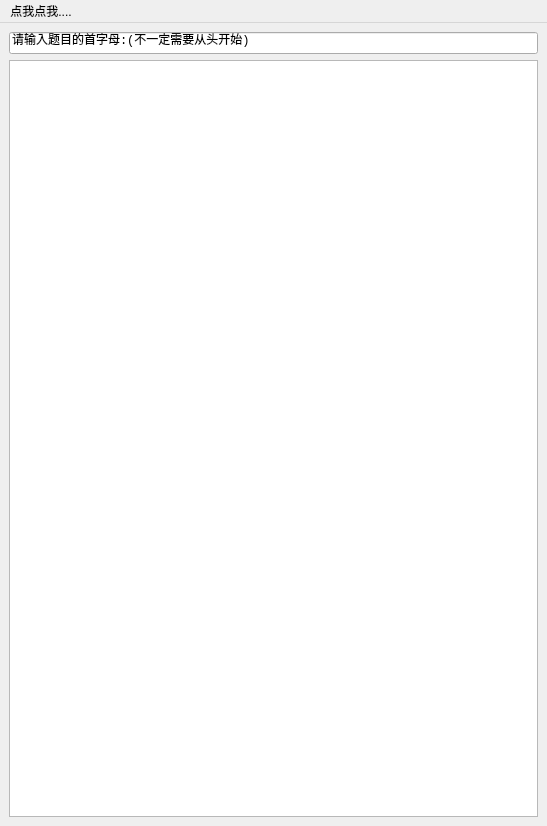
<?xml version="1.0" encoding="UTF-8"?>
<ui version="4.0">
 <class>MainWindow</class>
 <widget class="QMainWindow" name="MainWindow">
  <property name="windowModality">
   <enum>Qt::NonModal</enum>
  </property>
  <property name="geometry">
   <rect>
    <x>0</x>
    <y>0</y>
    <width>547</width>
    <height>826</height>
   </rect>
  </property>
  <property name="sizePolicy">
   <sizepolicy hsizetype="Preferred" vsizetype="Preferred">
    <horstretch>0</horstretch>
    <verstretch>0</verstretch>
   </sizepolicy>
  </property>
  <property name="windowTitle">
   <string>MainWindow</string>
  </property>
  <property name="windowIcon">
   <iconset resource="resource.qrc">
    <normaloff>:/main/icons/Search96.png</normaloff>:/main/icons/Search96.png</iconset>
  </property>
  <widget class="QWidget" name="centralwidget">
   <property name="enabled">
    <bool>true</bool>
   </property>
   <layout class="QGridLayout" name="gridLayout">
    <item row="0" column="0">
     <layout class="QVBoxLayout" name="verticalLayout">
      <property name="bottomMargin">
       <number>0</number>
      </property>
      <item>
       <widget class="QLineEdit" name="input_line">
        <property name="font">
         <font>
          <family>Consolas</family>
          <pointsize>9</pointsize>
         </font>
        </property>
        <property name="text">
         <string>请输入题目的首字母:(不一定需要从头开始)</string>
        </property>
       </widget>
      </item>
      <item>
       <widget class="QTextEdit" name="ans_txt">
        <property name="font">
         <font>
          <family>Consolas</family>
          <pointsize>10</pointsize>
         </font>
        </property>
       </widget>
      </item>
     </layout>
    </item>
   </layout>
  </widget>
  <widget class="QMenuBar" name="menuBar">
   <property name="geometry">
    <rect>
     <x>0</x>
     <y>0</y>
     <width>547</width>
     <height>23</height>
    </rect>
   </property>
   <widget class="QMenu" name="menu">
    <property name="title">
     <string>点我点我....</string>
    </property>
    <addaction name="action_ontop"/>
    <addaction name="action_ESC"/>
    <addaction name="separator"/>
    <addaction name="action_Alt_Q"/>
   </widget>
   <addaction name="menu"/>
  </widget>
  <action name="action_ESC">
   <property name="text">
    <string>清空</string>
   </property>
   <property name="shortcut">
    <string>Esc</string>
   </property>
   <property name="softKeyRole">
    <enum>QAction::NoSoftKey</enum>
   </property>
  </action>
  <action name="action_Alt_Q">
   <property name="text">
    <string>退出</string>
   </property>
   <property name="shortcut">
    <string>Alt+Q</string>
   </property>
  </action>
  <action name="action_ontop">
   <property name="checkable">
    <bool>true</bool>
   </property>
   <property name="checked">
    <bool>true</bool>
   </property>
   <property name="text">
    <string>总在最前</string>
   </property>
  </action>
 </widget>
 <resources>
  <include location="resource.qrc"/>
 </resources>
 <connections>
  <connection>
   <sender>action_Alt_Q</sender>
   <signal>triggered()</signal>
   <receiver>MainWindow</receiver>
   <slot>close()</slot>
   <hints>
    <hint type="sourcelabel">
     <x>-1</x>
     <y>-1</y>
    </hint>
    <hint type="destinationlabel">
     <x>273</x>
     <y>412</y>
    </hint>
   </hints>
  </connection>
  <connection>
   <sender>input_line</sender>
   <signal>selectionChanged()</signal>
   <receiver>input_line</receiver>
   <slot>clear()</slot>
   <hints>
    <hint type="sourcelabel">
     <x>273</x>
     <y>42</y>
    </hint>
    <hint type="destinationlabel">
     <x>273</x>
     <y>42</y>
    </hint>
   </hints>
  </connection>
 </connections>
</ui>
